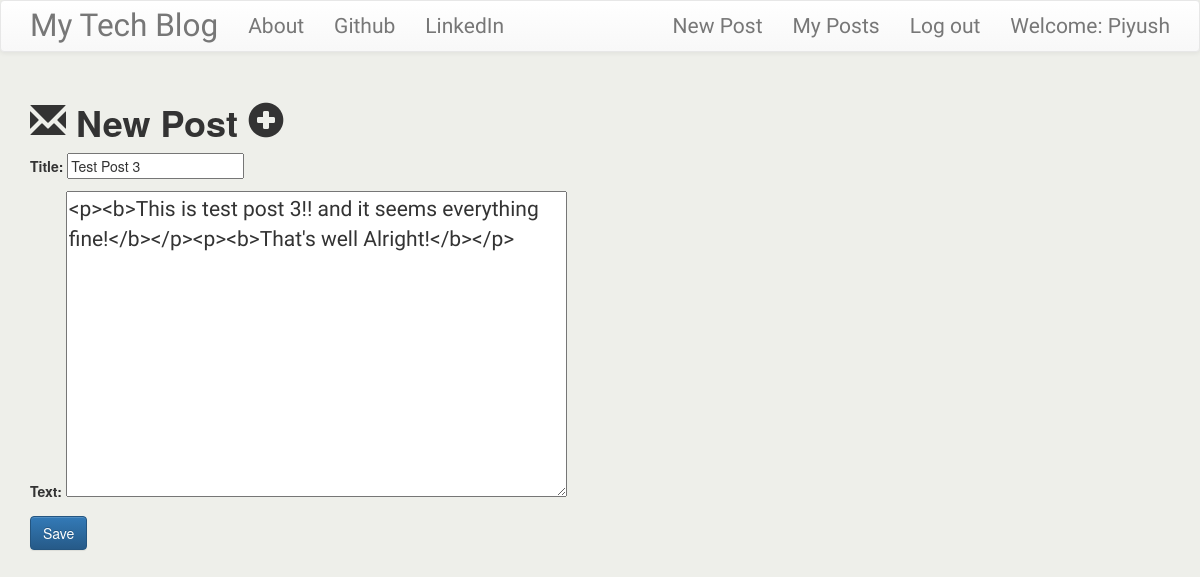
The page /post/39/edit/ (signed in) on the database its author committed.
### blog/models.py (models this page shows, shortened)
class Post(models.Model):
      author = models.ForeignKey('auth.User', null=True, on_delete=models.CASCADE)
      title = models.CharField(max_length=200)
      text = models.TextField()
      created_date = models.DateTimeField(default=timezone.now)
      published_date = models.DateTimeField(blank=True,null=True)

### blog/views.py (the view)
# urls.py: url(r'^post/(?P<pk>\d+)/edit/$',views.PostUpdateView.as_view(),name='post_edit'),
class PostUpdateView(LoginRequiredMixin,UpdateView):
    login_url = '/userlogin/'
    redirect_field_name = 'blog/post_detail.html'
    form_class = PostForm
    model = Post

### blog/forms.py
class PostForm(forms.ModelForm):
    class Meta:
        model = Post
        fields = ('title', 'text',)
        widgets = {
            'title': forms.TextInput(attrs={'class': 'textinputclass'}),
            'text': forms.Textarea(attrs={'class': 'editable medium-editor-textarea postcontent'}),
        }

### blog/templates/blog/post_form.html (shortened to what this page needs)
{% extends 'blog/base.html' %}
{% block content %}
   <h1><span class="glyphicon glyphicon-envelope"></span><b>  New Post  </b><span class="glyphicon glyphicon-plus-sign"></span></h1>
   <form class="post-form" method="POST">
   	  {{form.as_p}}
      <button type="submit" class="save btn btn-primary">Save</button>
   </form>
{% endblock %}

### blog/templates/blog/base.html (shortened to what this page needs)
<!DOCTYPE html>
{% load staticfiles %}
<html>
    <head>
        <link rel="stylesheet" href="https://maxcdn.bootstrapcdn.com/bootstrap/3.3.7/css/bootstrap.min.css">
        <link rel="stylesheet" href="https://maxcdn.bootstrapcdn.com/bootstrap/3.3.7/css/bootstrap-theme.min.css">
        <link rel="stylesheet" href="//cdn.jsdelivr.net/medium-editor/latest/css/medium-editor.min.css" type="text/css" media="screen" charset="utf-8">
        <link rel="stylesheet" href="{% static 'css/blog.css' %}">
<body class='loader'>
  <nav class="navbar navbar-default techfont custom-navbar">
    <div class="container">
      <ul class="nav navbar-nav">
        <li><a class='navbar-brand bigbrand' href="{% url 'post_list' %}">My Tech Blog</a></li>
        <li><a href="{% url 'about' %}">About</a></li>
        <li><a href="https://www.github.com">Github</a></li>
        <li><a href="https://www.linkedin.com">LinkedIn</a></li>
      </ul>
      <ul class="nav navbar-nav navbar-right">
        {% if user.is_authenticated %}
        <li>
          <a href="{% url 'post_new' %}" >New Post</a>
        </li>
        <li>
          <a href="{% url 'my_posts' %}">My Posts</a>
        </li>
        <li>
          <a href="{% url 'logout' %}" >Log out</a>
        </li>
        <li>
          <a >Welcome: {{ user.username }}</a>
        </li>
          {% else %}
          <ul class='nav navbar-nav navbar-right'>
          <li><a href="{% url 'userlogin' %}" >Log In</a></li>
          <li><a href="{% url 'signup' %}" >Sign Up</a></li>
          <li><a href="{% url 'login' %}" ><span class="glyphicon glyphicon-user"></span></a></li>
        </ul>
        {% endif %}
      </ul>
  </div>
</nav>
        <div class="content container" style=" padding-top:20px;">
            <div class="row">
                <div class="col-md-8">
                  <div class="blog_posts">
                    {% block content %}
                    {% endblock %}
                  </div>
                </div>
            </div>
        </div>
</body>
</html>

### blog/static/css/blog.css (style rules this page uses)
body { background-color: #eeefea; }
.techfont { font-family: 'Russo One',sans-serif; font-size: 1.5em; margin-bottom: 10px; }
.bigbrand { font-size: 1.5em; }
.postcontent { font-family: 'Montserrat'; font-size: 1.5em; }
.loader { filter:hue-rotate(0deg); color:linear-gradient(45deg,#0f8,#08f); animation:hue 10000ms infinite linear; }

### rows shown on the page
Post: title "Test Post 3", text "<p><b>This is test post 3!! and it seems everything fine!</b></p><p><b>That's well Alright!</b></p>"

### other values the page prints
{{ user.username }} "Piyush"
